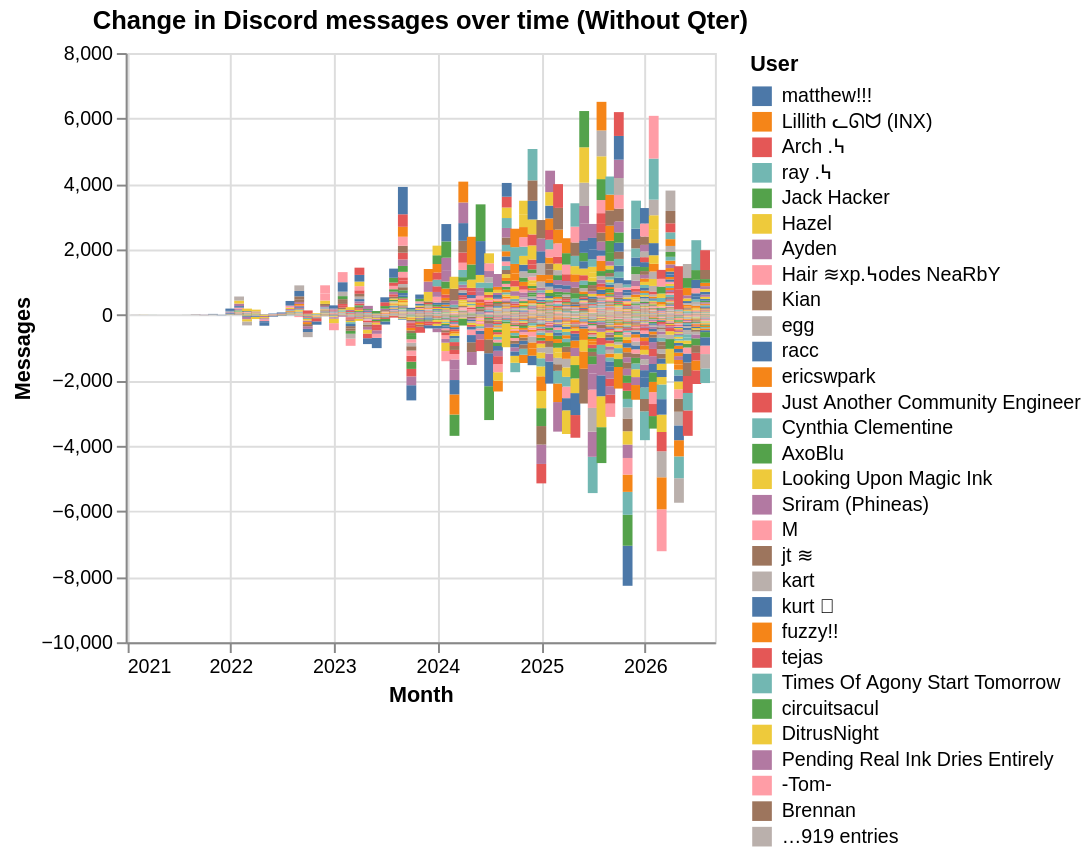

Notebook code for this chart:
### Code cell
(
    alt.Chart(monthly_messages)
    .mark_bar()
    .encode(
        x=alt.X("month:T", title="Month"),
        y=alt.Y(
            "neg:Q",
            title="Messages",
        ),
        y2="pos",
        color=alt.Color(
            "username:N",
            title="User",
            sort=alt.SortField(field="total_message_count", order="descending"),
        ),
        tooltip=[
            alt.Tooltip("month:T", title="Month"),
            "username:N",
            "message_count_difference:Q",
        ],
        #order=alt.Order("total_message_count:Q", sort="descending"),
    )
    .properties(
        title="Change in Discord messages over time (Without Qter)"
    )
)

### Figure 1 — Vega-Lite specification as saved in the notebook (floating-point values rounded to 4 significant figures; data arrays with more than 128 entries replaced by an {"elided": "..."} marker saying what was removed)
{"config": {"view": {"continuousWidth": 300, "continuousHeight": 300}}, "data": {"name": "data-eb359a3cae6273c2108a708ed65dd2e1"}, "mark": {"type": "bar"}, "encoding": {"color": {"field": "username", "sort": {"field": "total_message_count", "order": "descending"}, "title": "User", "type": "nominal"}, "tooltip": [{"field": "month", "title": "Month", "type": "temporal"}, {"field": "username", "type": "nominal"}, {"field": "message_count_difference", "type": "quantitative"}], "x": {"field": "month", "title": "Month", "type": "temporal"}, "y": {"field": "neg", "title": "Messages", "type": "quantitative"}, "y2": {"field": "pos"}}, "title": "Change in Discord messages over time (Without Qter)", "$schema": "https://vega.github.io/schema/vega-lite/v6.4.1.json", "datasets": {"data-eb359a3cae6273c2108a708ed65dd2e1": {"elided": "4160 records"}}}
